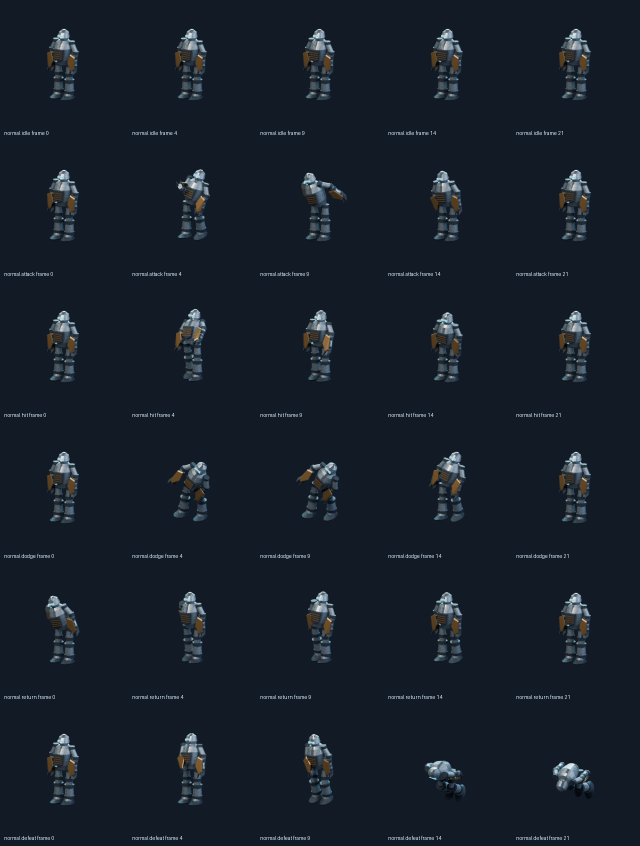
#> input picture development/hybrid-comparison/t2b2-v1/review/normal-motion-contact.png, 1280 x 1692 px, found by its file name (shown at 1/2 size); its folder holds 4 pictures in this run
$ python repair_review.py
#> lines starting #> are read from the running program, lines starting #| are printed output that depends on the picture
"""Actual same-frame before/after and source/native comparisons, no art vote."""
import pathlib,json,hashlib
import numpy as np
from PIL import Image,ImageDraw
HERE=pathlib.Path(__file__).resolve().parents[1];OUT=HERE/'repair-r1';BASE=pathlib.Path('/tmp/t2b2-baseline/assets')
def write(p,d):p.write_text(json.dumps(d,ensure_ascii=False,indent=2)+'\n')
for actor in ['normal','elite','boss','player']:
    before=Image.open(BASE/f'review/{actor}-motion-contact.png');after=Image.open(HERE/f'review/{actor}-motion-contact.png')
#> further down, before is the input picture: PIL image 1280x1692 RGB; mean R, G, B 22.8, 31, 42.5
    im=Image.new('RGB',(before.width+after.width,max(before.height,after.height)+32),(18,26,38));im.paste(before,(0,32));im.paste(after,(before.width,32));draw=ImageDraw.Draw(im);draw.text((12,10),'BEFORE eff0a6be',fill='white');draw.text((before.width+12,10),'AFTER repair r1 / ART PENDING',fill='white');im.save(OUT/f'{actor}-before-after.png',optimize=True)
#> after `im = Image.new('RGB', (before.width + after.width, max(before.height, `:
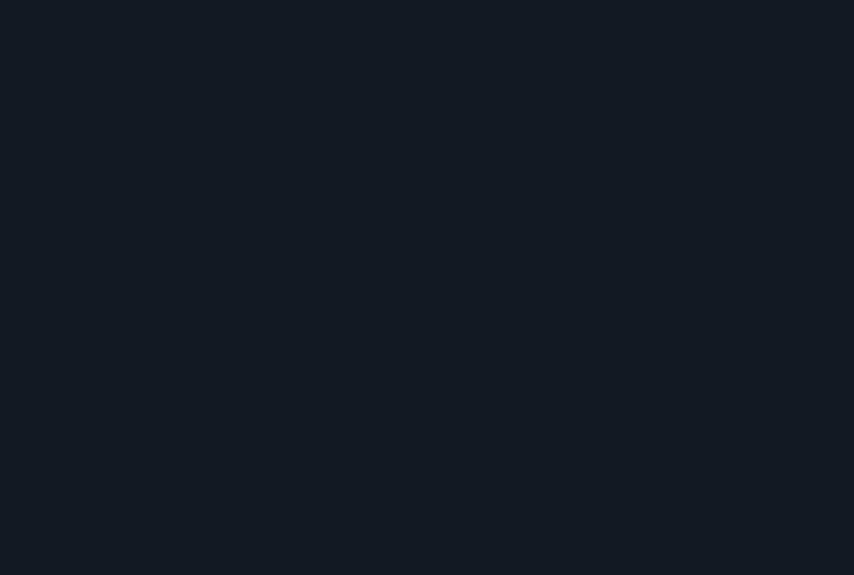
#> im: PIL image 2560x1724 RGB (shown at 1/3 size); mean R, G, B 18, 26, 38
#> after `im.paste(before, (0, 32))`:
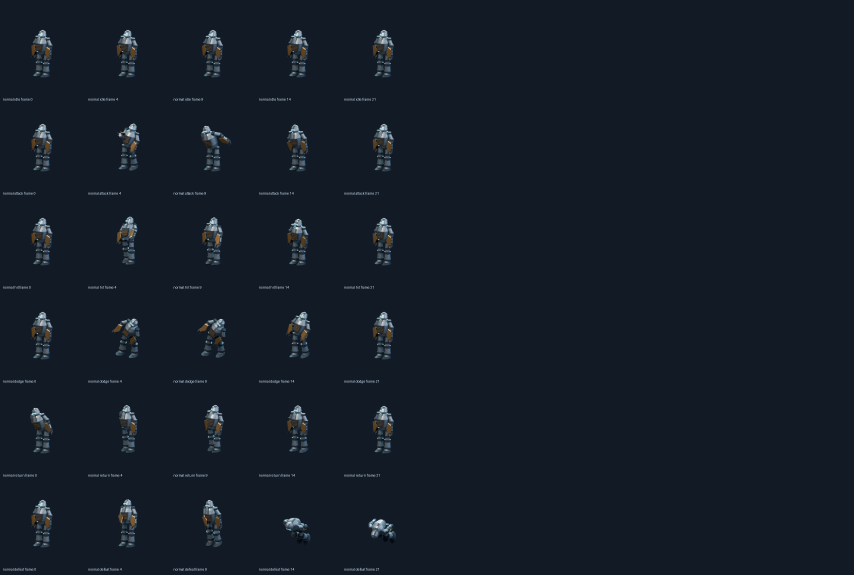
#> im: PIL image 2560x1724 RGB (shown at 1/3 size); mean R, G, B 20.4, 28.5, 40.2
#> after `im.paste(after, (before.width, 32))`:
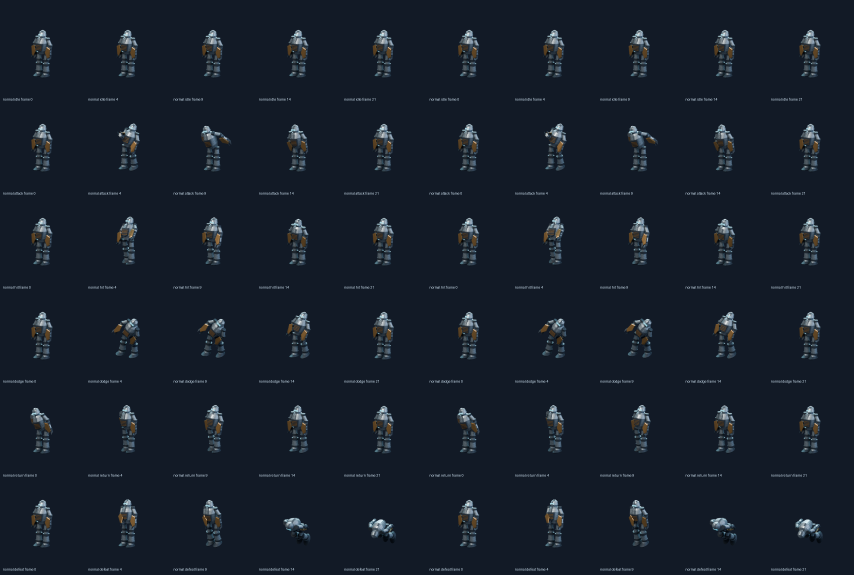
#> im: PIL image 2560x1724 RGB (shown at 1/3 size); mean R, G, B 22.7, 30.9, 42.4
#> pass 2 of the loop `for actor in ['normal','elite','boss','player']:`:
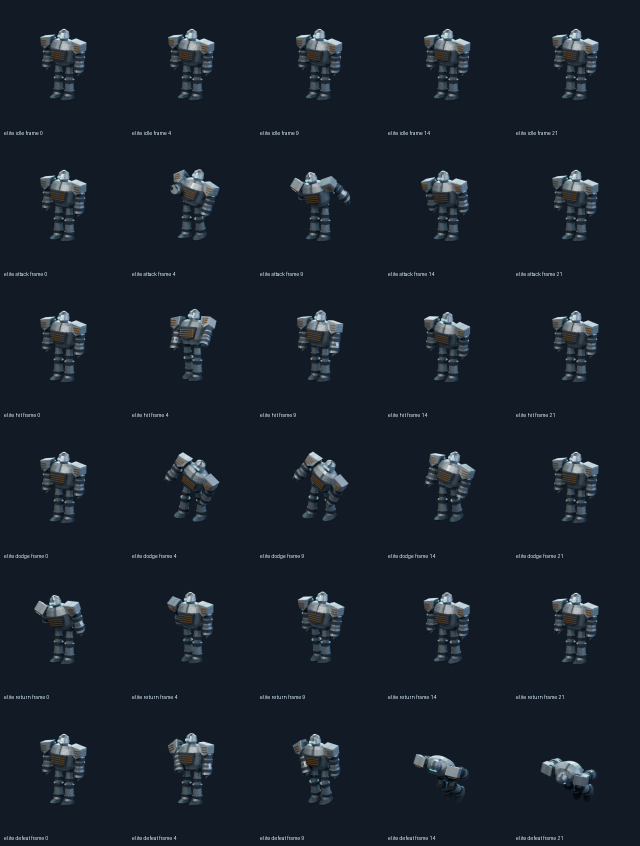
#> input picture development/hybrid-comparison/t2b2-v1/review/elite-motion-contact.png, 1280 x 1692 px, found by its file name (shown at 1/2 size)
#> before is the input picture: PIL image 1280x1692 RGB; mean R, G, B 24.5, 32.9, 44.5
#> `im.paste(before, (0, 32))`:
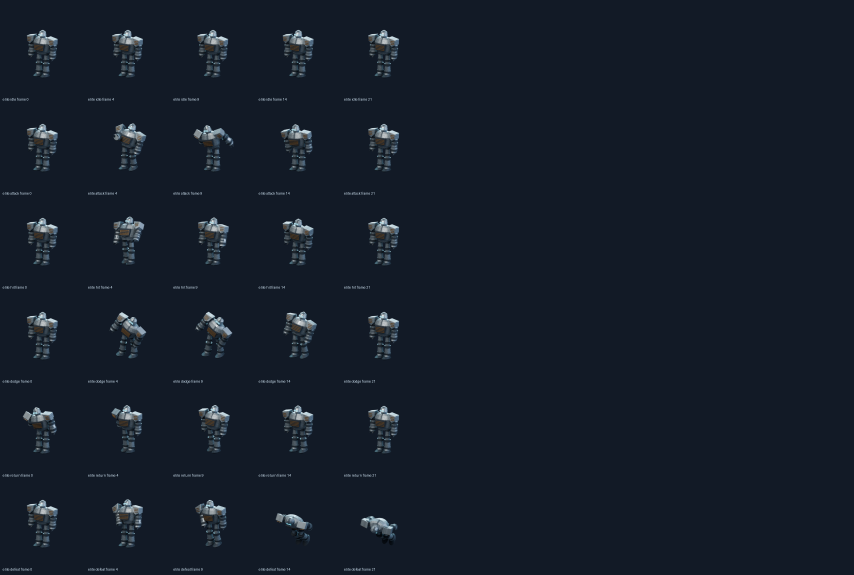
#> im: PIL image 2560x1724 RGB (shown at 1/3 size); mean R, G, B 21.2, 29.4, 41.2
#> `im.paste(after, (before.width, 32))`:
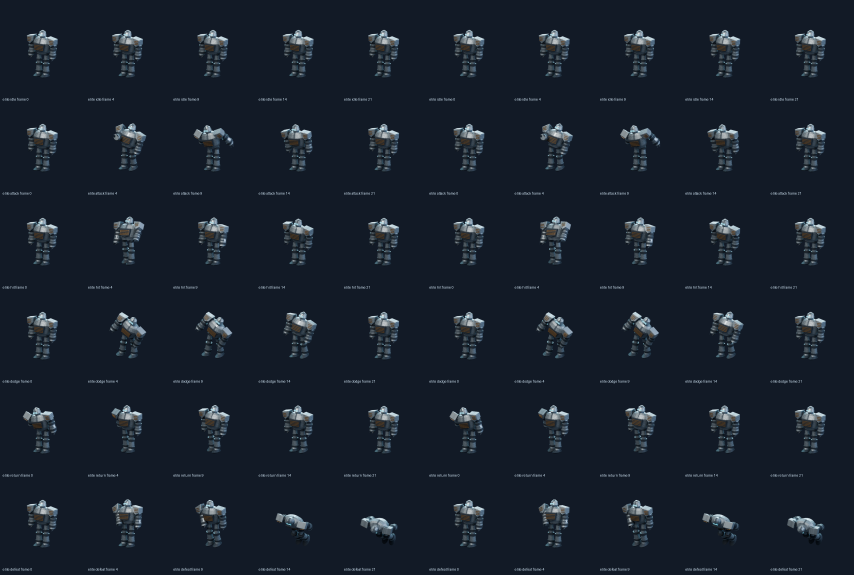
#> im: PIL image 2560x1724 RGB (shown at 1/3 size); mean R, G, B 24.4, 32.8, 44.4
#> pass 3 of the loop `for actor in ['normal','elite','boss','player']:`:
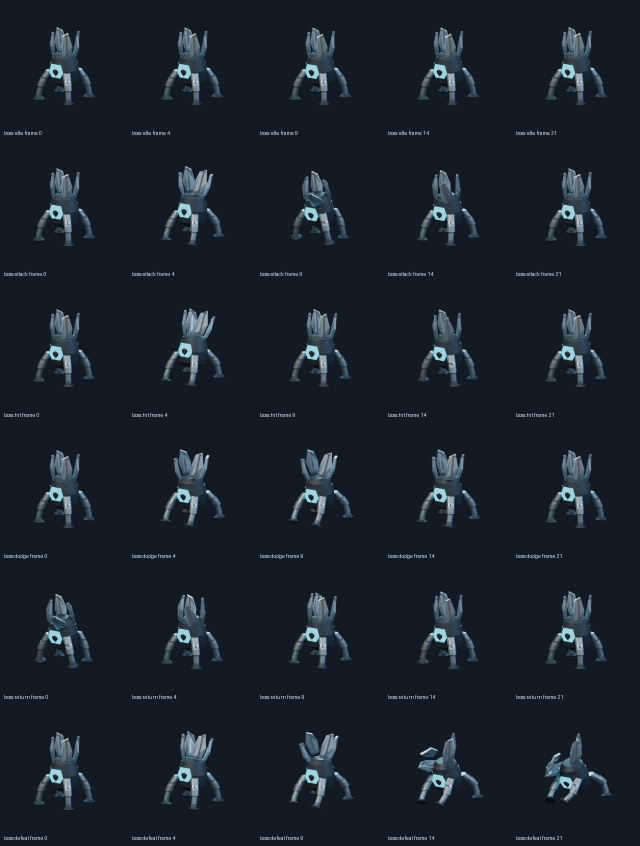
#> input picture development/hybrid-comparison/t2b2-v1/review/boss-motion-contact.png, 1280 x 1692 px, found by its file name (shown at 1/2 size)
#> before is the input picture: PIL image 1280x1692 RGB; mean R, G, B 25.1, 34.3, 46.4
#> `im.paste(before, (0, 32))`:
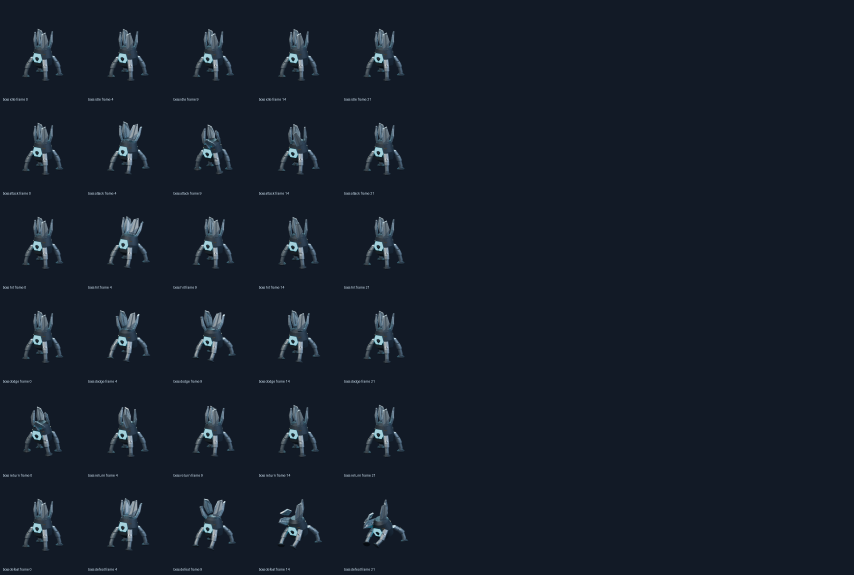
#> im: PIL image 2560x1724 RGB (shown at 1/3 size); mean R, G, B 21.5, 30.1, 42.1
#> `im.paste(after, (before.width, 32))`:
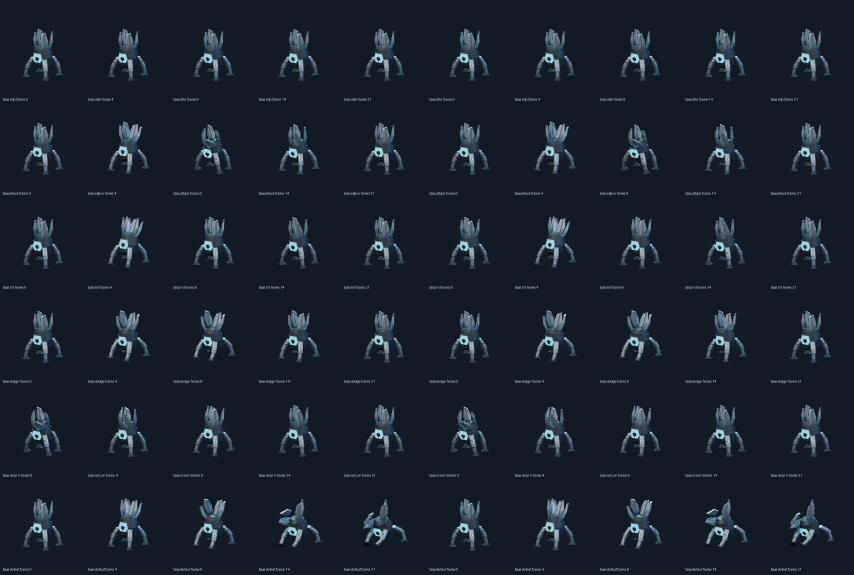
#> im: PIL image 2560x1724 RGB (shown at 1/3 size); mean R, G, B 25, 34.2, 46.3
#> the loop made 4 passes; the first 3 are shown
#> (the run stopped early here; a loop or call above may not have finished)
